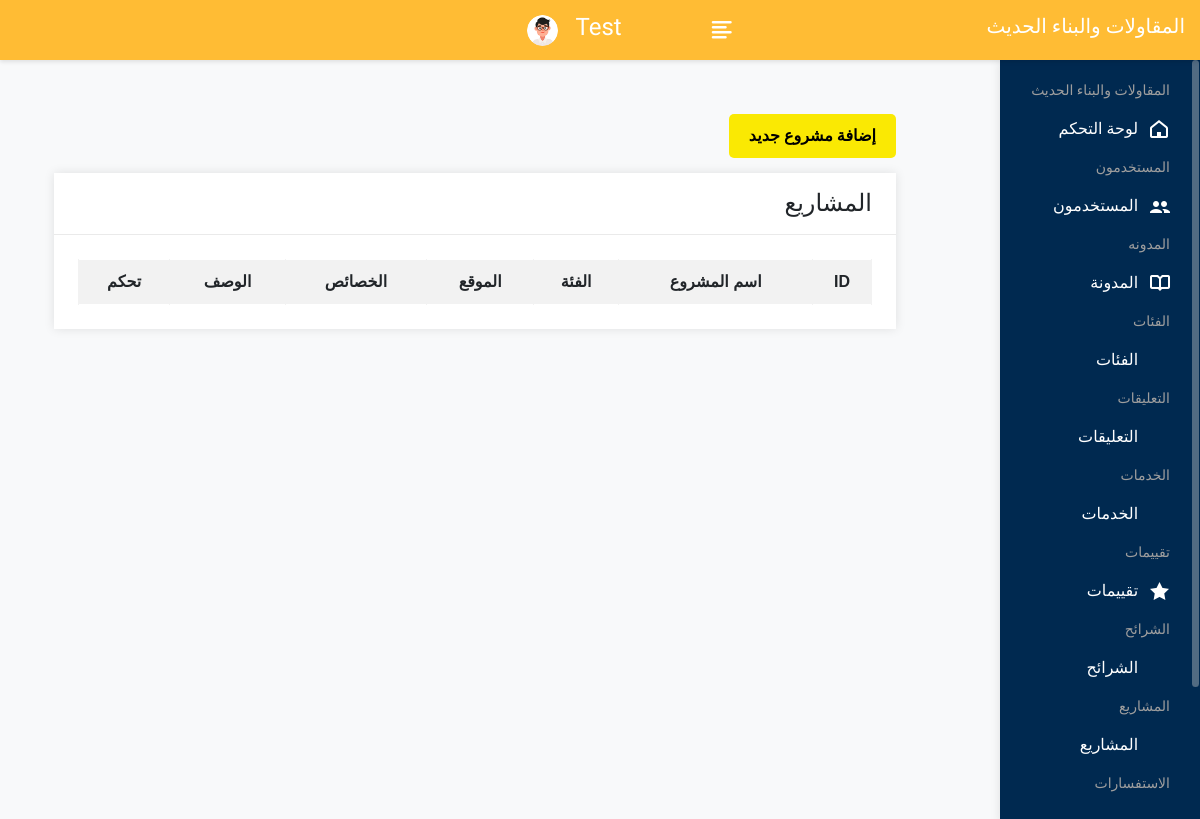
The page /admin/projects.php (signed in) on the database as committed earlier.
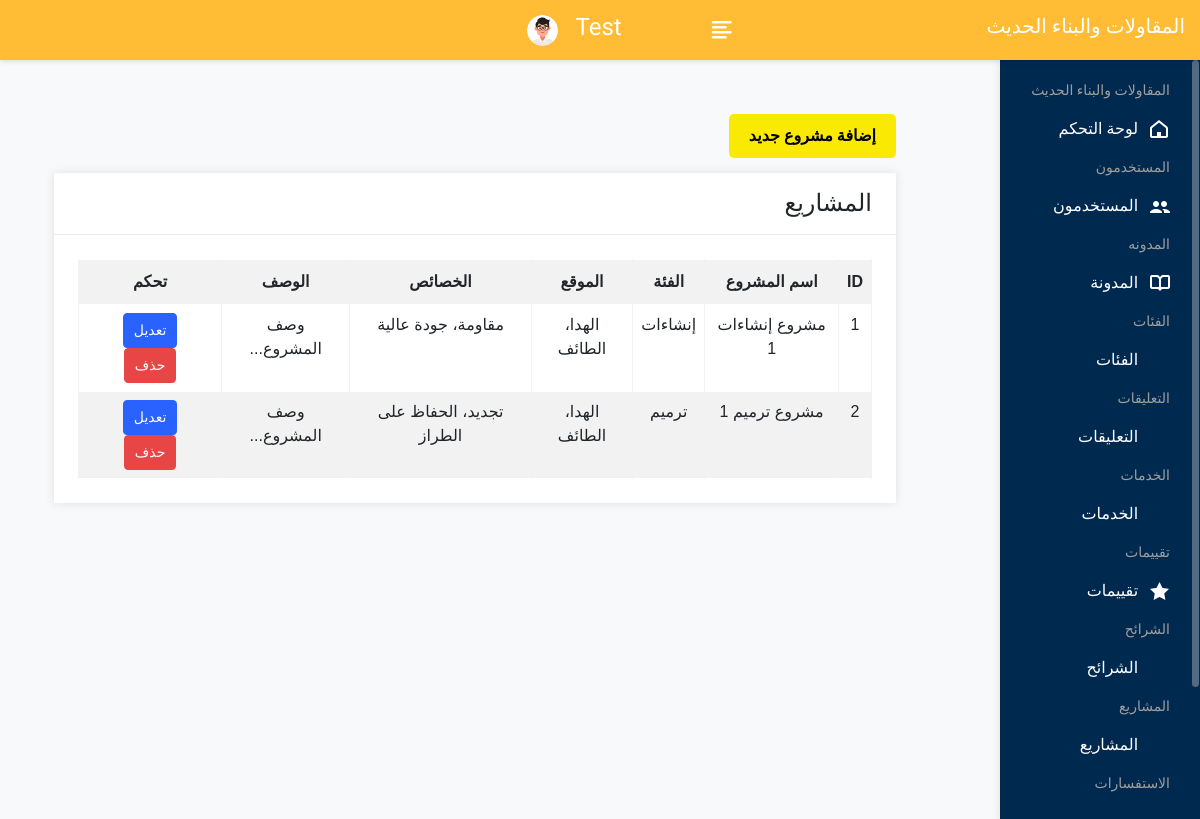
The same page on the database as committed later.
### tables this page shows
CREATE TABLE `projects` (
  `id` int(11) NOT NULL,
  `category_id` int(11) NOT NULL,
  `name` varchar(255) NOT NULL,
  `address` varchar(255) NOT NULL,
  `features` text NOT NULL,
  `description` text NOT NULL
);

CREATE TABLE `categories` (
  `id` int(11) NOT NULL,
  `name` varchar(100) NOT NULL,
  `class_name` varchar(50) NOT NULL,
  `image` varchar(255) NOT NULL
);

### admin/projects.php (the view)
<?php
include 'config.php';
$query = "SELECT p.*, c.name as category FROM projects p JOIN categories c ON c.id = p.category_id";
$result = mysqli_query($con, $query);
?>
 <?php include("header.php"); ?>
     <div class="page-wrapper">
                <div class="content container-fluid">
<a href="project_add.php"  class="add-button">إضافة مشروع جديد</a>
<div class="row">
						<div class="col-sm-12">
							<div class="card">
								<div class="card-header">
									<h4 class="card-title">المشاريع </h4>
								</div>
								<div class="card-body">
                    <table class="table table-bordered table-striped text-center" id="basic-datatable">
                            <tr>
                                <th>ID</th>
                                <th>اسم المشروع</th>
                                <th>الفئة</th>
                                <th>الموقع</th>
                                <th>الخصائص</th>
                                <th>الوصف</th>
                                <th>تحكم</th>
                            </tr>
                            <?php while($row = mysqli_fetch_assoc($result)): ?>
                            <tr>
                                <td><?= $row['id'] ?></td>
                                <td><?= $row['name'] ?></td>
                                <td><?= $row['category'] ?></td>
                                <td><?= $row['address'] ?></td>
                                <td><?= $row['features'] ?></td>
                                <td><?= mb_strimwidth($row['description'], 0, 50, '...') ?></td>
                                <td class="action-buttons">
                                    <a href="project_edit.php?id=<?= $row['id'] ?>" class="btn btn-sm btn-primary">تعديل</a>
                                    <a href="project_delete.php?id=<?= $row['id'] ?>" class="btn btn-sm btn-danger" onclick="return confirm('تأكيد الحذف؟')">حذف</a>
                                </td>
                            </tr>
                            <?php endwhile; ?>
                    </table>
                                </div>
                            </div>
                        </div>
</div>
                </div>
     </div>
     <?php include("footer.php"); ?>

Rows that differ between the two databases and show on the page:
added projects: id "1", name "مشروع إنشاءات 1", category.name "إنشاءات", address "الهدا، الطائف", features "مقاومة، جودة عالية", description "وصف المشروع..."
added projects: id "2", name "مشروع ترميم 1", category.name "ترميم", address "الهدا، الطائف", features "تجديد، الحفاظ على الطراز", description "وصف المشروع..."
